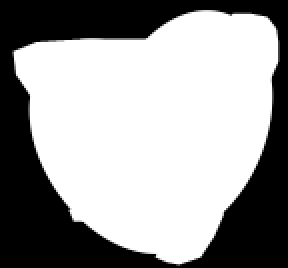
#> input picture img/archive2/6/mask.png, 144 x 134 px (shown 2 times larger)
$ python test2.py
#> lines starting #> are read from the running program, lines starting #| are printed output that depends on the picture; after the words box and inside, x2 and y2 are one past the last pixel; in counts of white or black regions, pixels touching at a corner belong together
import cv2
import numpy as np

# Load the source image
source_image = cv2.imread('img/archive2/6/mask.png')
#> source_image is the input picture: shape (134, 144, 3); min 0, max 255, mean 156.9

# Create a mask where all channels are 255 (indicating white regions)
white_mask = np.all(source_image == [255, 255, 255], axis=-1)
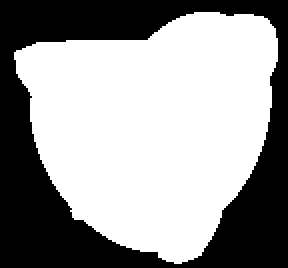
#> white_mask: shape (134, 144) bool (shown 2 times larger); 60.3% white; 1 black region, box (x1, y1, x2, y2) and area: (0, 0, 144, 134) 7654

# Count the white pixels
number_of_white_pixels = np.sum(white_mask)
#> number_of_white_pixels = 11642

# Convert the boolean mask to a uint8 mask with values 255 for white and 0 for non-white
output_mask = np.where(white_mask, 255, 0).astype(np.uint8)

# Save the mask image
cv2.imwrite('mask_image.png', output_mask)

print(f"Number of white pixels: {number_of_white_pixels}")
#| Number of white pixels: 11642

# Optional: To visualize the mask
# cv2.imshow('Mask', output_mask)
# cv2.waitKey(0)
# cv2.destroyAllWindows()
